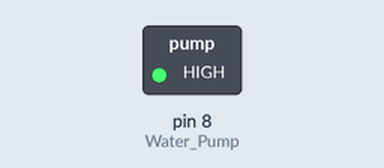
This sketch was run on a simulated Arduino Uno, built with avr-gcc and run on an emulated ATmega328P. On the bench: switched loads named in the sketch (green lamp = pin HIGH).

Above: at 3.1 s.
At 8.1 s:
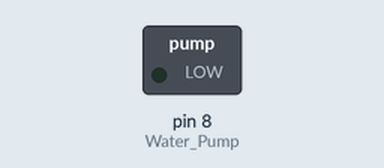
Timing chart, 0 to 9.6 s (numbered marks = the images above):
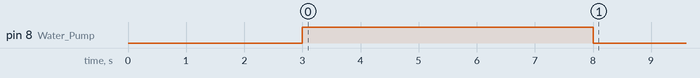

The sketch:

Version_2.ino
```cpp
//  Hardware:   waterpump(relay),  moisuture sensor
//
//      Idea:   Turn the pump only when the moisture drops below a described level
//              Waters the plant in 5 second intervals


// Libraries
#include <millisDelay.h>
#include <Wire.h>
#include <LiquidCrystal_I2C.h>
LiquidCrystal_I2C lcd(0x27, 16, 2);

// Ports
const int Water_Pump = 8;
const int Moisture_Sensor = A0;
const int LED_Drysoil = 10;               // red LED
const int LED_Fill_Water = 11;           // blue LED

// Moisture Sensitivity
const int Air_Value = 620;
const int Water_Value = 310;

const int Dry_Soil_Moisture_Percentage = 50;

// Time Variable
long int threeHours = 3*60*60*1000;

// Functions
void setup() {
  pinMode(Water_Pump, OUTPUT);
  digitalWrite(Water_Pump, LOW);
  delay(3000);
}

void loop() {
  digitalWrite(Water_Pump, HIGH);
  digitalWrite(LED_BUILTIN, HIGH);
  delay(5*1000);                  // Turns on for 5 second

  digitalWrite(Water_Pump, LOW);
  digitalWrite(LED_BUILTIN, LOW);
  delay(threeHours);              // Turns on every 3 hours
}

void TurnWaterOn(){
  return;
}

// qsort requires you to create a sort function
int sort_desc(const void *cmp1, const void *cmp2){
  // Need to cast the void * to int *
  int a = *((int *)cmp1);
  int b = *((int *)cmp2);
  // The comparison
  return a > b ? -1 : (a < b ? 1 : 0);
  // A simpler, probably faster way:
  //return b - a;
}


// Take a median of multiple reads and returns a %
int Calculate_Moisture() {

  /// Change this value if you want to change the # of sensor reads
  const int Check_times = 20;

  int Moisture_Value[Check_times];

  for (int i = 0; i <= Check_times; i++) {
    Moisture_Value[i] = (analogRead(Moisture_Sensor));
  }

  int Moisture_Value_length = sizeof(Moisture_Value) / sizeof(Moisture_Value[0]);
  qsort(Moisture_Value, Moisture_Value_length, sizeof(Moisture_Value[0]), sort_desc);

  int Moisture_Percentage = map(Moisture_Value[int(Check_times/2)], Air_Value, Water_Value, 0, 100);

  //Moisture_Percentage -= 10;      // cause of the power shortage from supplying lcd display

  if (Moisture_Percentage <= Dry_Soil_Moisture_Percentage) {
    digitalWrite(LED_Drysoil, HIGH);
  }
  else {
    digitalWrite(LED_Drysoil, LOW);
  }

  return Moisture_Percentage;
}
```

Measured:
- by itself, pin 8 (Water_Pump): LOW → HIGH at 3.0 s, → LOW 5.0 s later
